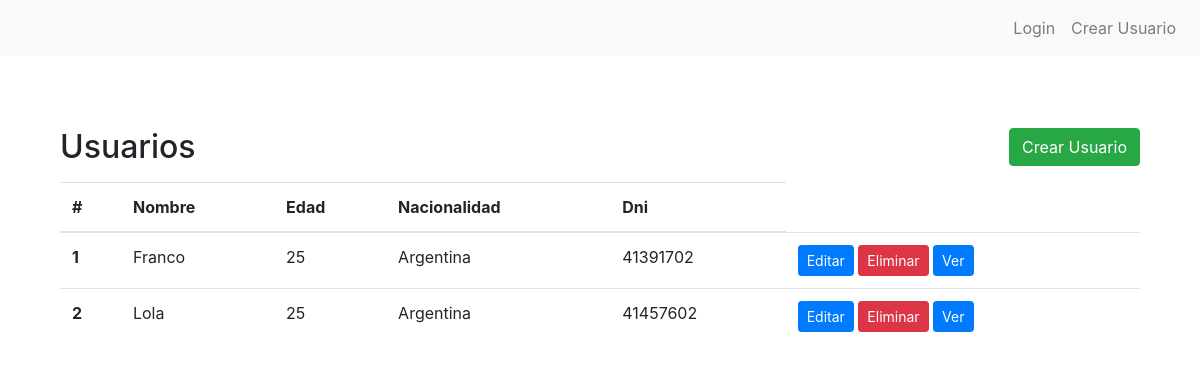
Page /bookings/list-usuarios/ on the earlier database version.
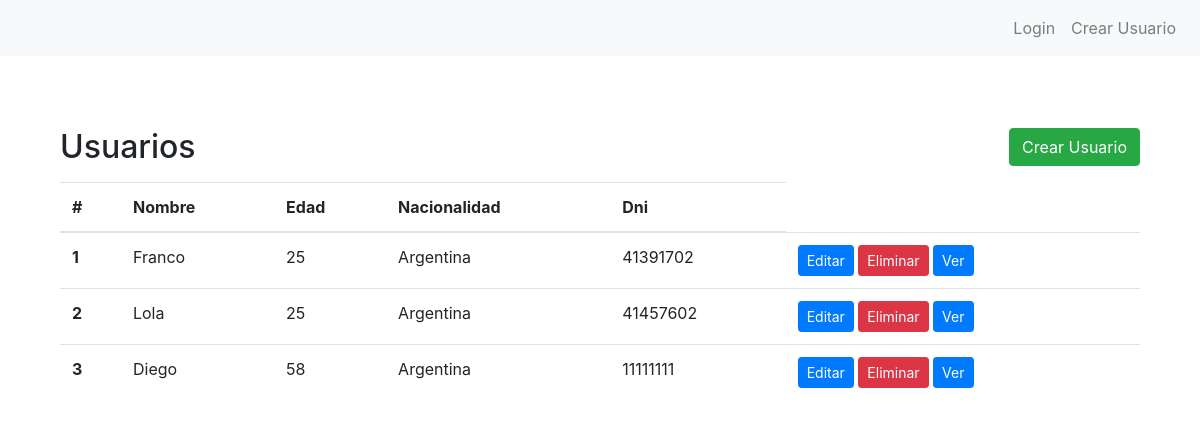
Same page on the later database version.
### bookings/models.py (models this page shows, shortened)
class Usuario(models.Model):
    nombre = models.CharField(max_length=100)
    edad = models.IntegerField()
    nacionalidad = models.CharField(max_length=100)
    dni = models.CharField(max_length=8)

### bookings/views.py (the view)
# urls.py: path("list-usuarios/", list_usuarios, name="list-usuario-viajero"),
def list_usuarios(request):
    usuarios = Usuario.objects.all()
    contexto_dict = {"todos_los_usuarios": usuarios}
    return render(request, "bookings/usuarios/list-usuarios.html", contexto_dict)

### bookings/templates/bookings/usuarios/list-usuarios.html (shortened to what this page needs)
{% extends 'bookings/base.html' %}
{% block content %}
<section class="py-5">
    <div class="container">
        <div class="d-flex justify-content-between align-items-center mb-3">
            <h2 class="mb-0">Usuarios</h2>
            <a href="{% url 'crear-usuario-viajero' %}" class="btn btn-success">Crear Usuario</a>
        </div>
        <table class="table">
            <thead>
                <tr>
                    <th scope="col">#</th>
                    <th scope="col">Nombre</th>
                    <th scope="col">Edad</th>
                    <th scope="col">Nacionalidad</th>
                    <th scope="col">Dni</th>
                </tr>
            </thead>
            <tbody>
                {% if todos_los_usuarios %}
                {% for usuario in todos_los_usuarios %}
                <tr>
                    <th scope="row">{{ forloop.counter }}</th>
                    <td>{{ usuario.nombre }}</td>
                    <td>{{ usuario.edad }}</td>
                    <td>{{ usuario.nacionalidad }}</td>
                    <td>{{ usuario.dni }}</td>
                    <td>
                        <a href="{% url 'editar-usuario-viajero' usuario.id %}" class="btn btn-primary btn-sm">Editar</a>
                        <a href="{% url 'eliminar-usuario-viajero' usuario.id %}" class="btn btn-danger btn-sm">Eliminar</a>
                        <a href="{% url 'ver-usuario-viajero' usuario.id %}" class="btn btn-primary btn-sm">Ver</a>
                    </td>
                </tr>
                {% endfor %}
                {% else %}
                <tr>
                    <td colspan="7">No hay Usuarios disponibles.</td>
                </tr>
                {% endif %}
            </tbody>
        </table>
    </div>
</section>
{% endblock %}

Differences in the rows shown:
added Usuario: nombre "Diego", edad "58", nacionalidad "Argentina", dni "11111111"
